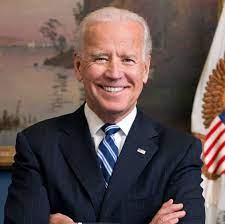
#> input picture back-propagation-face/dataset/joe/downloa4d.jpg, 225 x 224 px; its folder holds only this picture in this run
$ jupyter execute Untitled.ipynb
#> lines starting #> are read from the running program, lines starting #| are printed output that depends on the picture; after the words box and inside, x2 and y2 are one past the last pixel; in counts of white or black regions, pixels touching at a corner belong together
[cell 1]
import os
import numpy as np
import cv2
import random
import pickle
import time
import sys

[cell 2]
def update():
    print("updating the dataset..")

    path = os.getcwd()
    category = []
    recognizer = cv2.face.LBPHFaceRecognizer_create()
    Data_Dir = os.path.join(path, 'dataset')
    training = []
    for file in os.listdir(Data_Dir):
        img_dir = os.path.join(Data_Dir, file)
        category.append(file)
        for images in os.listdir(img_dir):
            img = cv2.imread(os.path.join(img_dir, images),
                             cv2.IMREAD_GRAYSCALE)
            img = cv2.resize(img, (150, 150))
            training.append([img, category.index(file)])
    random.shuffle(training)
    x = []
    y = []
    for features, labels in training:
        x.append(features)
        y.append(labels)
    x = np.array(x).reshape(-1, 150, 150, 1)
    pickle_out = open("training_img.pickle", "wb")
    pickle.dump(x, pickle_out)
    pickle_out.close()
    pickle_out = open("training_roll_no.pickle", "wb")
    pickle.dump(y, pickle_out)
    pickle_out.close()
    recognizer.train(x, np.array(y))
    recognizer.save("trainer.yml")
    print("updated..")

[cell 3]
def recognise(img):
#> called with img = 'dataset/joe/downloa4d.jpg'
    print("starting recogniser...")
    path = os.getcwd()
    path = os.path.join(path, "dataset")
    Categories = []
    for files in os.listdir(path):
        Categories.append(files)
    recognizer = cv2.face.LBPHFaceRecognizer_create()
    recognizer1 = cv2.face.FisherFaceRecognizer_create()
    pickle_in = open("training_img.pickle", "rb")
#> (reads back-propagation-face/training_img.pickle from the repository)
    x = pickle.load(pickle_in)
    pickle_in = open("training_roll_no.pickle", "rb")
#> (reads back-propagation-face/training_roll_no.pickle from the repository)
    y = pickle.load(pickle_in)
    recognizer.read("trainer.yml")
    face_cascade = cv2.CascadeClassifier(
        'haarcascade_frontalface_default.xml')
    frame = cv2.imread(img,1)
#> frame is the input picture: shape (224, 225, 3); mean B, G, R 79.4, 81.1, 97.4
    gray = cv2.cvtColor(frame, cv2.COLOR_BGR2GRAY)
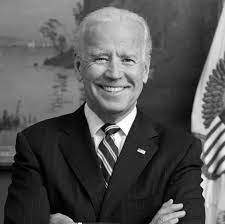
#> gray: shape (224, 225); min 0, max 255, mean 85.8
    faces = face_cascade.detectMultiScale(gray, 1.3, 5)
#> faces = [[77, 27, 79, 79]]
    for x, y, w, h in faces:
        cv2.rectangle(frame, (x, y), (x + w, y + h), (255, 255, 255), 2)
        roi_gray = gray[y:y + h, x:x + w]
        roi_gray = cv2.resize(roi_gray, (150, 150))
        y1, conf = recognizer.predict(roi_gray)
        print(Categories[y1])
        font = cv2.FONT_HERSHEY_COMPLEX
        cv2.putText(
            frame, Categories[y1], (x, y), font, 1, (0, 0, 255), 1, lineType=cv2.LINE_AA)
#> this loop made 1 pass
#> (x, y, w, h, y1, conf, font) on pass 1: (77, 27, 79, 79, 0, 105.6, 3)
#| joe
#> pass 1, in recognise, `roi_gray = gray[y:y + h, x:x + w]`:
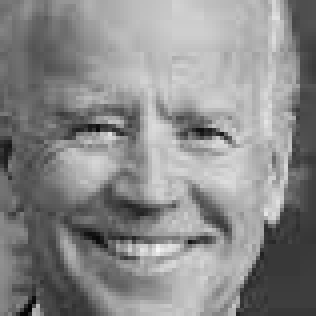
#> roi_gray: shape (79, 79) (shown 4 times larger); min 3, max 246, mean 137.7
#> pass 1, in recognise, `roi_gray = cv2.resize(roi_gray, (150, 150))`:
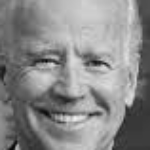
#> roi_gray: shape (150, 150); min 7, max 241, mean 137.6
#> after the loop:
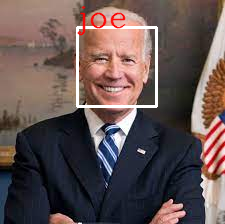
#> frame: shape (224, 225, 3); 2.57% of pixels changed, all inside (x1, y1, x2, y2) = (76, 6, 158, 108)
    cv2.imshow('img', frame)
    cv2.destroyAllWindows()
